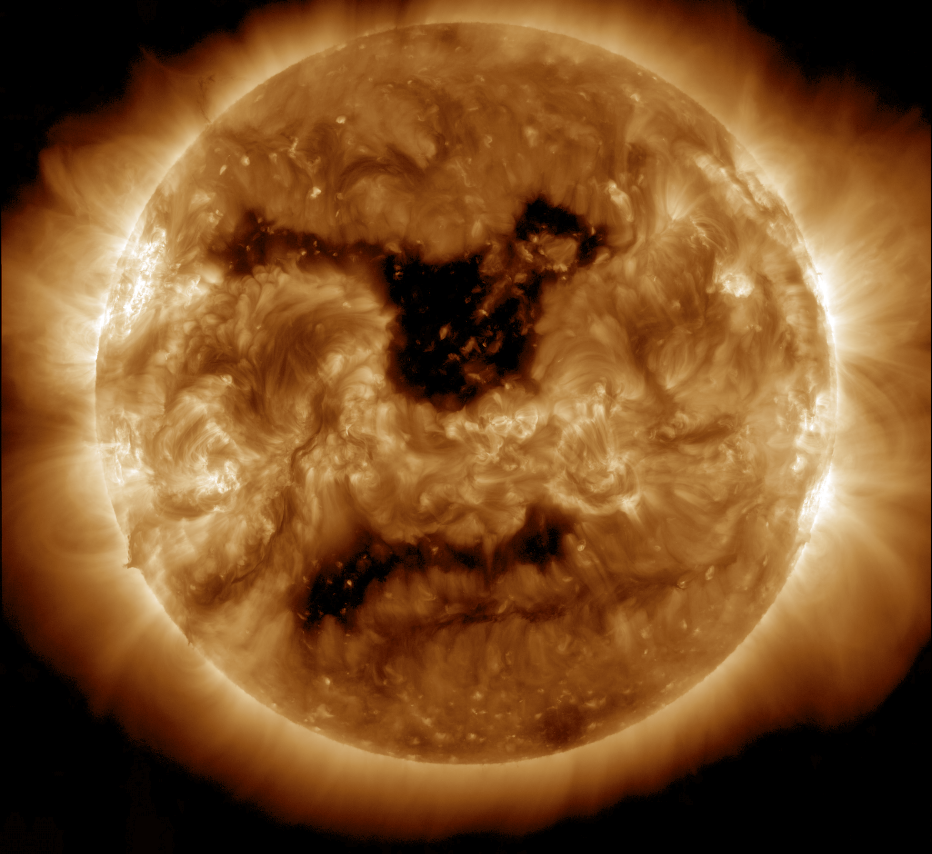
#> input picture Codes/Fig_18_CH/2025_01_29_10_23_59_AIA_193.png, 932 x 854 px
$ jupyter execute CH.ipynb
#> lines starting #> are read from the running program, lines starting #| are printed output that depends on the picture; after the words box and inside, x2 and y2 are one past the last pixel; in counts of white or black regions, pixels touching at a corner belong together
# تحميل (استيراد) المكتبات الأساسية
# Importing

[cell 1]
import cv2
import numpy as np
import matplotlib.pyplot as plt

# تحميل صورة الشمس
# Load the original AIA image

[cell 2]
# Load the original AIA image
image_path = "2025_01_29_10_23_59_AIA_193.png"
image = cv2.imread(image_path)
#> image is the input picture: shape (854, 932, 3); mean B, G, R 37.7, 80, 124.6
gray = cv2.cvtColor(image, cv2.COLOR_BGR2GRAY)
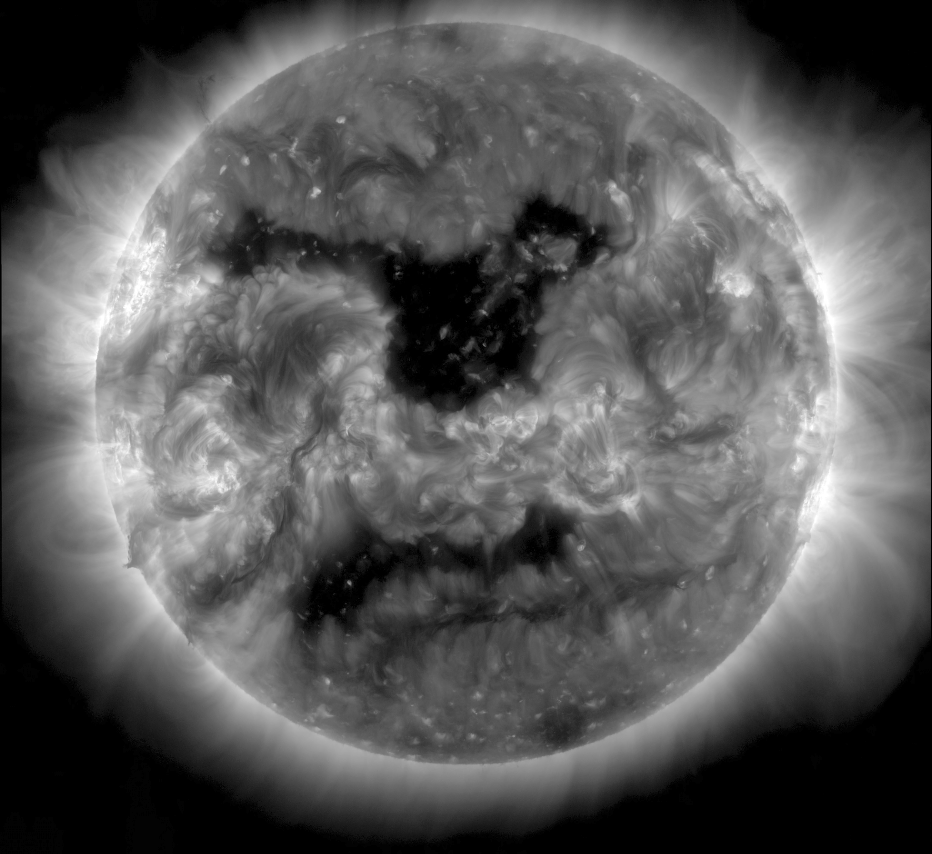
#> gray: shape (854, 932); min 0, max 255, mean 88.6

# Enhance contrast
equalized = cv2.equalizeHist(gray)
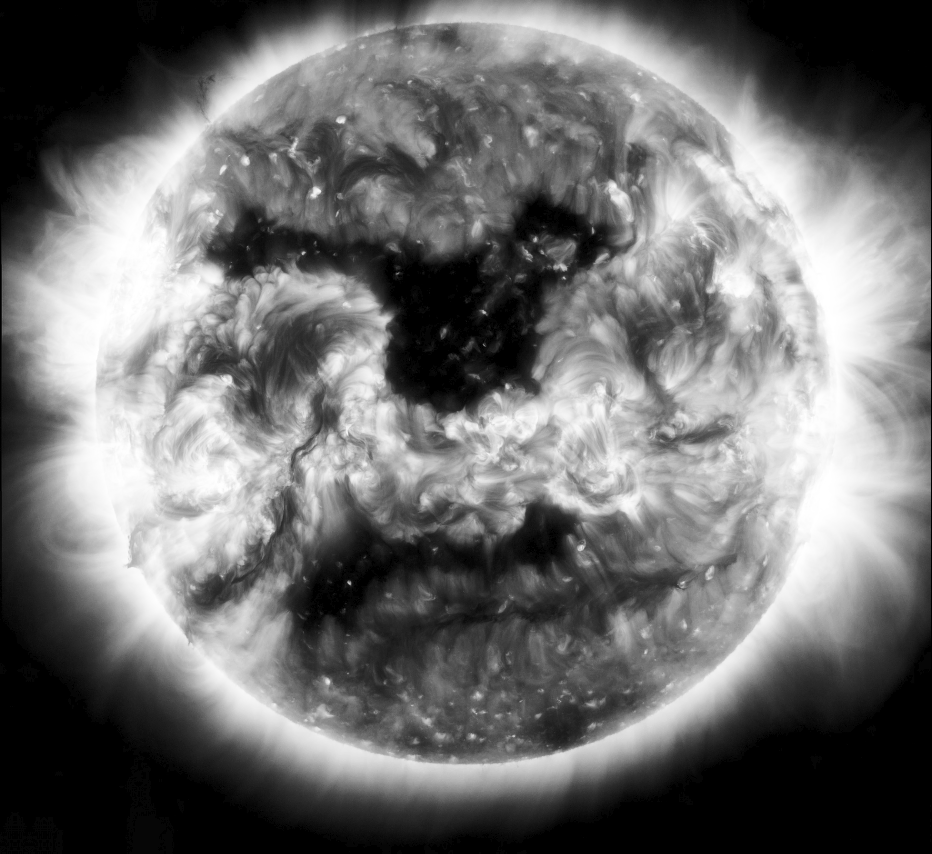
#> equalized: shape (854, 932); min 0, max 255, mean 110.9

# Apply strict threshold to extract the darkest regions
_, binary_strict = cv2.threshold(equalized, 45, 255, cv2.THRESH_BINARY_INV)
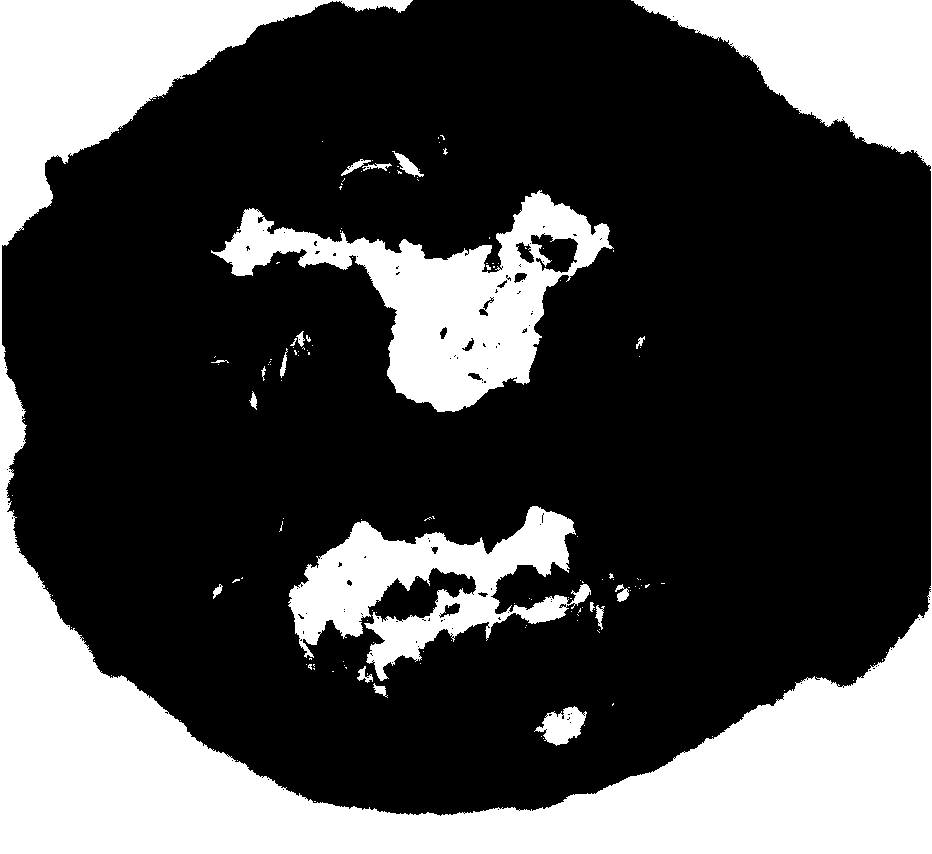
#> binary_strict: shape (854, 932); 28.9% white; 152 white regions (131 under 20 px), largest, box (x1, y1, x2, y2) and area: (0, 0, 932, 854) 174875, (211, 190, 614, 412) 30774, (288, 506, 591, 681) 21339

# Morphological operations to clean the binary mask
kernel = cv2.getStructuringElement(cv2.MORPH_ELLIPSE, (5, 5))
cleaned = cv2.morphologyEx(binary_strict, cv2.MORPH_OPEN, kernel, iterations=2)
#> cleaned: shape (854, 932); 28.1% white; 13 white regions, largest, box (x1, y1, x2, y2) and area: (0, 357, 932, 854) 113866, (0, 0, 327, 246) 32961, (219, 192, 609, 412) 29609
cleaned = cv2.morphologyEx(cleaned, cv2.MORPH_CLOSE, kernel, iterations=2)
#> cleaned: shape (854, 932); 28.3% white; 11 white regions

# العمليات علي الصورة و استخلاص حدود الثقب الإكليلي

[cell 3]
# Extract initial contours
initial_contours, _ = cv2.findContours(cleaned, cv2.RETR_EXTERNAL, cv2.CHAIN_APPROX_SIMPLE)
#> initial_contours = 11 contours; largest, box (x1, y1, x2, y2) and area: (0, 345, 932, 854) 112486, (0, 0, 327, 246) 32491, (219, 192, 609, 412) 29936, (634, 0, 932, 166) 25390, (290, 506, 573, 669) 18820

# Filter based on q threshold (vertical position cutoff only)
height, width = gray.shape
#> height = 854; width = 932
margin = 30
min_area = 5000
q = 0.7985
cutoff = int(height * q)
#> cutoff = 681

refined_contours = []
for cnt in initial_contours:
    x, y, w, h = cv2.boundingRect(cnt)
    area = cv2.contourArea(cnt)
    if x > margin and y > margin and (x + w) < (width - margin) and (y + h) < cutoff and area >= min_area:
        refined_contours.append(cnt)
#> this loop made 11 passes
#> (x, y, w, h, area) on passes 1 to 11: (544, 710, 41, 35, 895), (517, 595, 48, 29, 717), (618, 591, 9, 10, 52), (575, 585, 14, 18, 141.5), (290, 506, 283, 163, 18820), (0, 345, 932, 509, 112485.5), (219, 192, 390, 220, 29936.5), (400, 157, 18, 18, 166.5), (634, 0, 298, 166, 25390.5), (342, 0, 69, 12, 474), (0, 0, 327, 246, 32491)
#> after the loop, refined_contours = 2 contours; box (x1, y1, x2, y2) and area: (219, 192, 609, 412) 29936, (290, 506, 573, 669) 18820

# Create a mask from selected contours
mask = np.zeros_like(gray, dtype=np.uint8)
cv2.drawContours(mask, refined_contours, -1, 255, -1)
#> mask: shape (854, 932); 6.3% white; 2 white regions, box (x1, y1, x2, y2) and area: (219, 192, 609, 412) 30590, (290, 506, 573, 669) 19382

# Apply morphological refinement only (no additional filtering)
kernel_erode = cv2.getStructuringElement(cv2.MORPH_ELLIPSE, (7, 7))
eroded_mask = cv2.erode(mask, kernel_erode, iterations=1)
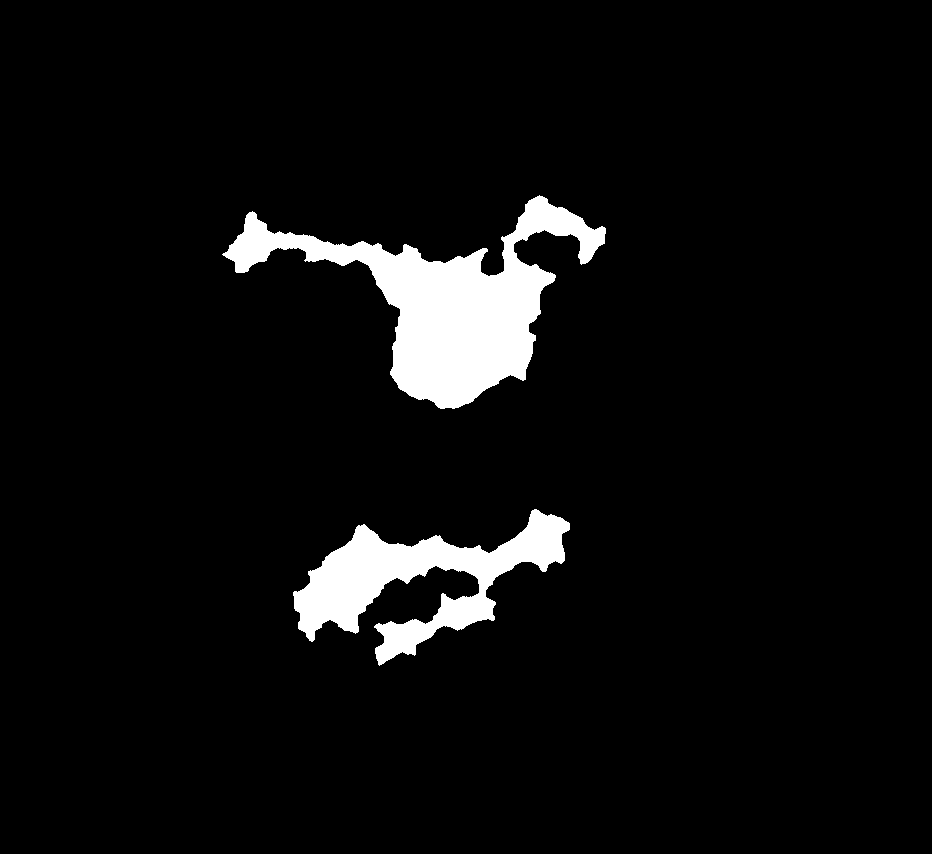
#> eroded_mask: shape (854, 932); 5.3% white; 2 white regions, box (x1, y1, x2, y2) and area: (222, 195, 606, 409) 26554, (293, 509, 570, 666) 15937
refined_mask = cv2.morphologyEx(eroded_mask, cv2.MORPH_OPEN, kernel, iterations=1)
#> refined_mask: shape (854, 932); 5.3% white; 2 white regions

# Extract final contours
final_contours, _ = cv2.findContours(refined_mask, cv2.RETR_EXTERNAL, cv2.CHAIN_APPROX_SIMPLE)
#> final_contours = 2 contours; box (x1, y1, x2, y2) and area: (223, 195, 606, 409) 25906, (293, 509, 570, 665) 15378

# Draw final contours on a copy of the original image
output_image = image.copy()
cv2.drawContours(output_image, final_contours, -1, (255, 255, 255), 2)
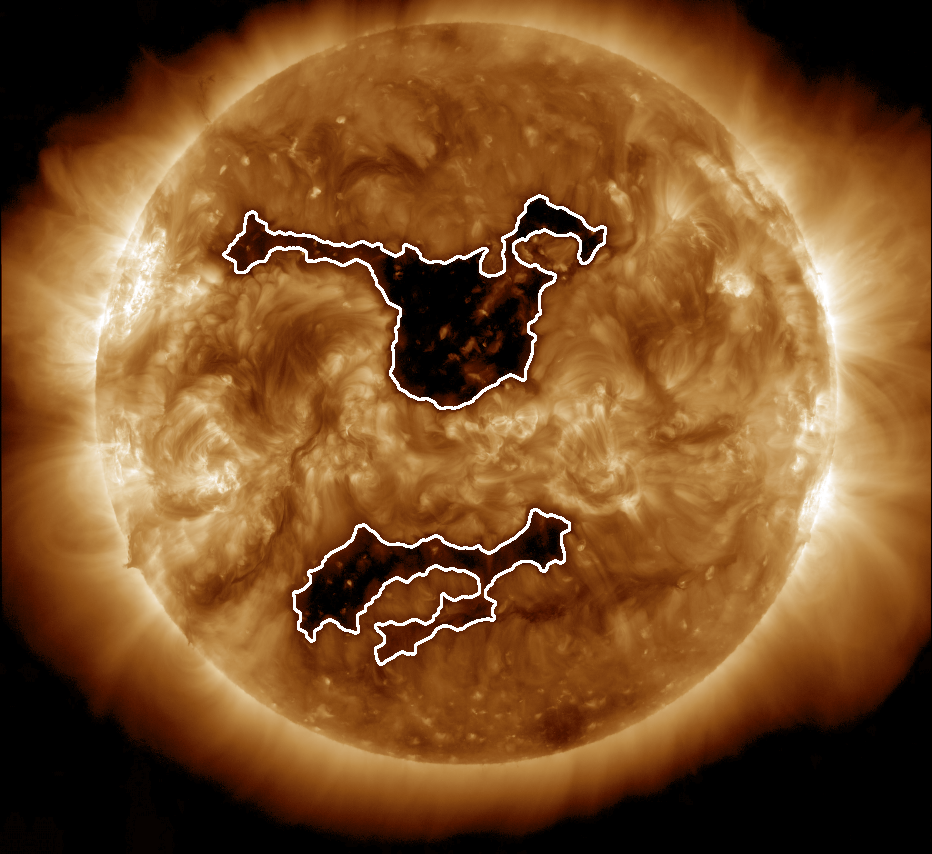
#> output_image: shape (854, 932, 3); 1.1% of pixels changed, all inside (x1, y1, x2, y2) = (222, 194, 607, 666)

# العرض Visualization

[cell 4]
# Display the result
plt.figure(figsize=(8, 8))
plt.imshow(cv2.cvtColor(output_image, cv2.COLOR_BGR2RGB))
plt.title("Final CH Contours (Morphological Refinement Only)", fontsize=14)
plt.axis("off")
plt.tight_layout()
plt.show()
